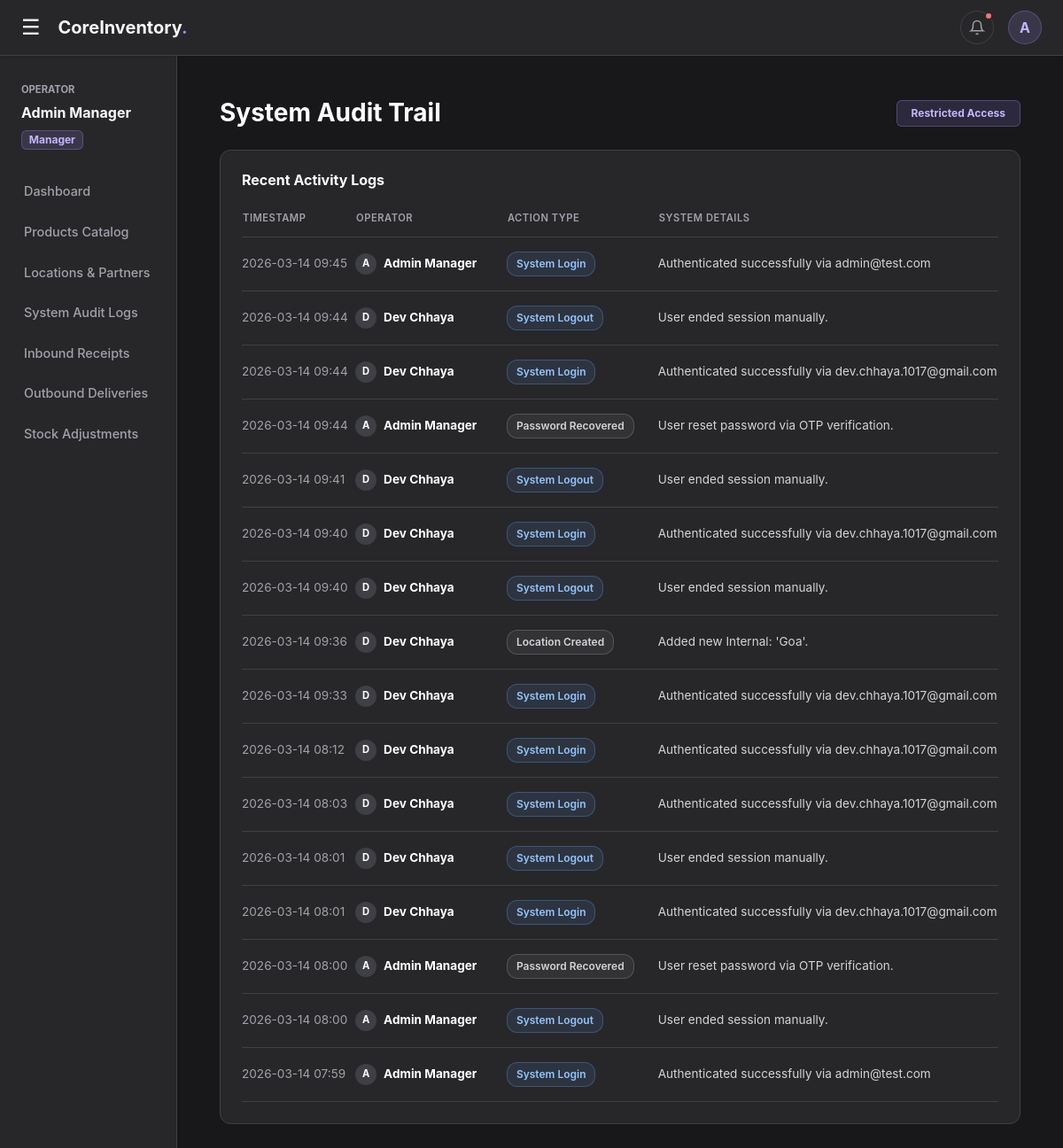
The app's page /audit (signed in) with its own data.
### app.py (models this page shows)
class User(db.Model):
    __tablename__ = 'users'
    id = db.Column(db.Integer, primary_key=True)
    username = db.Column(db.String(50), unique=True, nullable=False)
    email = db.Column(db.String(100), unique=True, nullable=False)
    password_hash = db.Column(db.String(255), nullable=False)
    role = db.Column(db.String(20), nullable=False, default='Manager')
    address = db.Column(db.Text, nullable=True)
    preferred_payment = db.Column(db.String(20), nullable=True, default='UPI')
    reset_otp = db.Column(db.String(6), nullable=True)
    otp_expiry = db.Column(db.DateTime, nullable=True)

class AuditLog(db.Model):
    __tablename__ = 'audit_logs'
    id = db.Column(db.Integer, primary_key=True)
    user_id = db.Column(db.Integer, db.ForeignKey('users.id'))
    action = db.Column(db.String(100), nullable=False)
    details = db.Column(db.Text, nullable=True)
    timestamp = db.Column(db.DateTime, default=datetime.utcnow)
    user = db.relationship('User', backref='logs')

### app.py (the view)
@app.route('/audit')
@login_required
@role_required('Manager')
def audit_logs():
    logs = AuditLog.query.order_by(AuditLog.timestamp.desc()).limit(100).all()
    return render_template('audit.html', logs=logs)

### app.py (called while the page is built)
@app.context_processor
def inject_global_data():
    if 'user_id' in session:
        nav_pending = InventoryOperation.query.filter(InventoryOperation.status != 'Done').order_by(InventoryOperation.created_at.desc()).limit(4).all()
        nav_completed = InventoryOperation.query.filter_by(status='Done').order_by(InventoryOperation.created_at.desc()).limit(4).all()
        return dict(nav_pending=nav_pending, nav_completed=nav_completed)
    return dict()

def login_required(f):
    @wraps(f)
    def decorated_function(*args, **kwargs):
        if 'user_id' not in session: return redirect(url_for('login'))
        user = User.query.get(session['user_id'])
        if not user:
            session.clear()
            return redirect(url_for('login'))
        return f(*args, **kwargs)
    return decorated_function

def role_required(allowed_role):
    def decorator(f):
        @wraps(f)
        def decorated_function(*args, **kwargs):
            if session.get('user_role') != allowed_role:
                flash(f'Access Denied: Requires {allowed_role} clearance.', 'danger')
                return redirect(url_for('dashboard'))
            return f(*args, **kwargs)
        return decorated_function
    return decorator

### templates/audit.html (shortened to what this page needs)
{% extends "base.html" %}
{% block content %}
<div class="d-flex justify-content-between align-items-center mb-4">
    <h1 class="h3 text-white fw-bold mb-0">System Audit Trail</h1>
    <span class="badge" style="background: rgba(167, 139, 250, 0.15); color: #C4B5FD; border: 1px solid rgba(167, 139, 250, 0.3); padding: 8px 16px;">Restricted Access</span>
</div>
<div class="panel-card">
    <h6 class="text-white fw-bold mb-4">Recent Activity Logs</h6>
    <div class="table-responsive">
        <table class="custom-table">
            <thead>
                <tr>
                    <th width="15%">Timestamp</th>
                    <th width="20%">Operator</th>
                    <th width="20%">Action Type</th>
                    <th width="45%">System Details</th>
                </tr>
            </thead>
            <tbody>
                {% for log in logs %}
                <tr>
                    <td style="color: #A1A1AA;">{{ log.timestamp.strftime('%Y-%m-%d %H:%M') }}</td>
                    <td class="fw-bold text-white">
                        <div class="d-flex align-items-center">
                            <div style="width: 24px; height: 24px; border-radius: 50%; background: #3F3F46; color: white; display: flex; align-items: center; justify-content: center; font-size: 0.7rem; margin-right: 8px;">
                                {{ log.user.username[0] | upper }}
                            </div>
                            {{ log.user.username }}
                        </div>
                    </td>
                    <td>
                        {% if 'Login' in log.action or 'Logout' in log.action %}
                            <span class="tag tag-login">{{ log.action }}</span>
                        {% elif 'Product' in log.action %}
                            <span class="tag tag-product">{{ log.action }}</span>
                        {% elif 'Receipt' in log.action %}
                            <span class="tag tag-receipt">{{ log.action }}</span>
                        {% elif 'Delivery' in log.action %}
                            <span class="tag tag-delivery">{{ log.action }}</span>
                        {% elif 'Adjust' in log.action %}
                            <span class="tag tag-adjust">{{ log.action }}</span>
                        {% else %}
                            <span class="tag tag-general">{{ log.action }}</span>
                        {% endif %}
                    </td>
                    <td style="color: #D4D4D8;">{{ log.details }}</td>
                </tr>
                {% else %}
                <tr>
                    <td colspan="4" class="text-center text-muted py-5">No logs recorded yet.</td>
                </tr>
                {% endfor %}
            </tbody>
        </table>
    </div>
</div>
{% endblock %}

### templates/base.html (shortened to what this page needs)
<!DOCTYPE html>
<html lang="en">
<head>
    <link href="https://cdn.jsdelivr.net/npm/bootstrap@5.3.0/dist/css/bootstrap.min.css" rel="stylesheet">
</head>
<body>
    <div class="top-navbar sticky-top shadow-sm">
        <div class="d-flex align-items-center">
            <button class="burger-icon" id="sidebarToggle">&#9776;</button>
            <h5 class="mb-0 fw-bold text-light">CoreInventory<span style="color: var(--accent-light)">.</span></h5>
        </div>
        <div class="d-flex align-items-center">
            <div class="dropdown me-3">
                <button class="nav-icon-btn" type="button" data-bs-toggle="dropdown" aria-expanded="false">
                    <svg width="18" height="18" viewBox="0 0 24 24" fill="none" stroke="currentColor" stroke-width="2"><path d="M18 8A6 6 0 0 0 6 8c0 7-3 9-3 9h18s-3-2-3-9"></path><path d="M13.73 21a2 2 0 0 1-3.46 0"></path></svg>
                    {% if nav_pending|length > 0 %}
                        <span class="notification-dot"></span>
                    {% endif %}
                </button>
            </div>
            <div class="dropdown">
                <button class="profile-btn" type="button" data-bs-toggle="dropdown" aria-expanded="false">
                    {{ session.get('user_name', 'U')[0] | upper }}
                </button>
            </div>
        </div>
    </div>
    <div class="container-fluid position-relative">
        <div class="row flex-nowrap">
            <nav id="sidebar" class="col-auto col-md-3 col-lg-2 px-0 sidebar-menu shadow-sm">
                <div class="px-4 mb-4">
                    <small class="text-uppercase fw-bold" style="color: var(--text-muted); font-size: 0.7rem;">Operator</small>
                    <div class="text-light mt-1 fw-bold">{{ session.get('user_name', 'System User') }}</div>
                    <span class="badge mt-2" style="background: rgba(167, 139, 250, 0.15); color: #C4B5FD; border: 1px solid rgba(167, 139, 250, 0.3);">{{ session.get('user_role', 'Guest') }}</span>
                </div>
                <a href="/dashboard">Dashboard</a>
                {% if session.get('user_role') == 'Manager' %}
                    <a href="/products">Products Catalog</a>
                    <a href="/locations">Locations & Partners</a>
                    <a href="/audit">System Audit Logs</a>
                {% endif %}
                <a href="/receipts">Inbound Receipts</a>
                <a href="/deliveries">Outbound Deliveries</a>
                <a href="/adjustments">Stock Adjustments</a>
            </nav>
            <main class="col px-md-5 py-5">
                {% block content %}{% endblock %}
            </main>
        </div>
    </div>
</body>
</html>

### templates/base.html (style rules this page uses)
:root { --bg-dark: #18181B; --surface-dark: #27272A; --border-dark: #3F3F46; --text-primary: #F4F4F5; --text-muted: #A1A1AA; --accent-light: #A78BFA; }
body { background-color: var(--bg-dark); color: var(--text-primary); overflow-x: hidden; font-family: 'Inter', system-ui, sans-serif; }
.top-navbar { background-color: var(--surface-dark); border-bottom: 1px solid var(--border-dark); padding: 12px 24px; display: flex; align-items: center; justify-content: space-between; }
.burger-icon { font-size: 1.5rem; cursor: pointer; margin-right: 20px; border: none; background: none; color: var(--text-primary); padding: 0; transition: color 0.2s; }
.nav-icon-btn { background: transparent; border: 1px solid var(--border-dark); color: var(--text-muted); border-radius: 50%; width: 38px; height: 38px; display: flex; align-items: center; justify-content: center; transition: all 0.2s; position: relative; }
.notification-dot { position: absolute; top: 0px; right: 0px; width: 10px; height: 10px; background-color: #F87171; border-radius: 50%; border: 2px solid var(--surface-dark); }
.profile-btn { background: rgba(167, 139, 250, 0.15); color: #C4B5FD; border: 1px solid rgba(167, 139, 250, 0.3); border-radius: 50%; width: 38px; height: 38px; font-weight: bold; display: flex; align-items: center; justify-content: center; text-decoration: none; cursor: pointer; }
.sidebar-menu { min-height: calc(100vh - 63px); background-color: var(--surface-dark); border-right: 1px solid var(--border-dark); padding-top: 24px; transition: all 0.2s ease-in-out; }
.sidebar-menu a { color: var(--text-muted); text-decoration: none; padding: 12px 24px; display: block; font-weight: 500; font-size: 0.9rem; transition: all 0.2s; border-left: 3px solid transparent; }

### templates/audit.html (style rules this page uses)
.panel-card { background-color: #27272A; border: 1px solid #3F3F46; border-radius: 12px; padding: 24px; }
.custom-table { width: 100%; color: #F4F4F5; font-size: 0.85rem; }
.custom-table th { color: #A1A1AA; text-transform: uppercase; font-size: 0.7rem; letter-spacing: 0.5px; border-bottom: 1px solid #3F3F46; padding-bottom: 12px; font-weight: 600; }
.custom-table td { padding: 16px 0; border-bottom: 1px solid #3F3F46; vertical-align: middle; }
.tag { padding: 4px 10px; border-radius: 12px; font-size: 0.75rem; font-weight: 600; display: inline-block; }
.tag-login { background: rgba(96, 165, 250, 0.1); border: 1px solid rgba(96, 165, 250, 0.3); color: #93C5FD; }
.tag-general { background: rgba(161, 161, 170, 0.1); border: 1px solid rgba(161, 161, 170, 0.3); color: #D4D4D8; }

### records on screen
User: get "Admin Manager"
AuditLog: timestamp "2026-03-14 09:45", user "A", user.username "Admin Manager", action "System Login", details "Authenticated successfully via admin@test.com"
AuditLog: timestamp "2026-03-14 09:44", user "D", user.username "Dev Chhaya", action "System Logout", details "User ended session manually."
AuditLog: timestamp "2026-03-14 09:44", user "D", user.username "Dev Chhaya", action "System Login", details "Authenticated successfully via dev.chhaya.1017@gmail.com"
AuditLog: timestamp "2026-03-14 09:44", user "A", user.username "Admin Manager", action "Password Recovered", details "User reset password via OTP verification."
AuditLog: timestamp "2026-03-14 09:41", user "D", user.username "Dev Chhaya", action "System Logout", details "User ended session manually."
AuditLog: timestamp "2026-03-14 09:40", user "D", user.username "Dev Chhaya", action "System Login", details "Authenticated successfully via dev.chhaya.1017@gmail.com"
AuditLog: timestamp "2026-03-14 09:40", user "D", user.username "Dev Chhaya", action "System Logout", details "User ended session manually."
AuditLog: timestamp "2026-03-14 09:36", user "D", user.username "Dev Chhaya", action "Location Created", details "Added new Internal: 'Goa'."
AuditLog: timestamp "2026-03-14 09:33", user "D", user.username "Dev Chhaya", action "System Login", details "Authenticated successfully via dev.chhaya.1017@gmail.com"
AuditLog: timestamp "2026-03-14 08:12", user "D", user.username "Dev Chhaya", action "System Login", details "Authenticated successfully via dev.chhaya.1017@gmail.com"
AuditLog: timestamp "2026-03-14 08:03", user "D", user.username "Dev Chhaya", action "System Login", details "Authenticated successfully via dev.chhaya.1017@gmail.com"
AuditLog: timestamp "2026-03-14 08:01", user "D", user.username "Dev Chhaya", action "System Logout", details "User ended session manually."
AuditLog: timestamp "2026-03-14 08:01", user "D", user.username "Dev Chhaya", action "System Login", details "Authenticated successfully via dev.chhaya.1017@gmail.com"
AuditLog: timestamp "2026-03-14 08:00", user "A", user.username "Admin Manager", action "Password Recovered", details "User reset password via OTP verification."
AuditLog: timestamp "2026-03-14 08:00", user "A", user.username "Admin Manager", action "System Logout", details "User ended session manually."
AuditLog: timestamp "2026-03-14 07:59", user "A", user.username "Admin Manager", action "System Login", details "Authenticated successfully via admin@test.com"

### other values on screen
{{ session.get('user_name', 'U')[0] | upper }} "A"
{{ session.get('user_role', 'Guest') }} "Manager"
